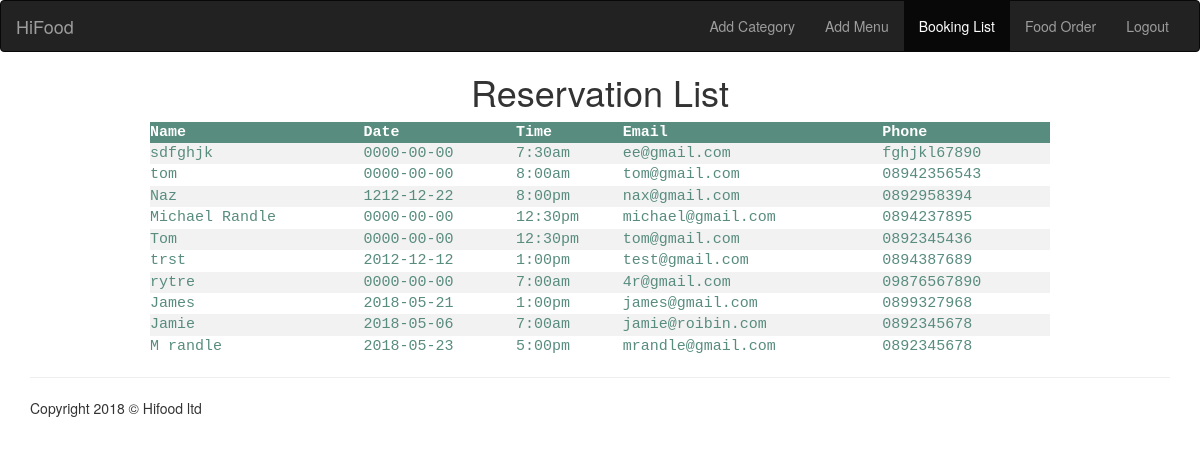
/bookingdetails.php, run on the app's committed database.
### tables this page shows
CREATE TABLE `tablebook` (
  `id` int(255) NOT NULL,
  `date` date NOT NULL,
  `time` varchar(255) NOT NULL,
  `numpeople` varchar(255) NOT NULL,
  `name` varchar(255) NOT NULL,
  `email` varchar(255) NOT NULL,
  `phone` varchar(255) NOT NULL
);

### bookingdetails.php (the view, shortened to what this page needs)
<!DOCTYPE html>
<html lang="en">
<head>
  <link rel="stylesheet" href="https://maxcdn.bootstrapcdn.com/bootstrap/3.3.7/css/bootstrap.min.css">
   </head>
<nav class="navbar navbar-inverse">
  <div class="container-fluid">
    <div class="navbar-header">
      <a class="navbar-brand" href="toplist.php">HiFood</a>
    </div>
    <div id="navbar" class="collapse navbar-collapse">
    <ul class="nav navbar-nav navbar-right">
      <li><a href="addcategory.php">Add Category</a></li>
      <li><a href="addmenu.php">Add Menu</a></li>
      <li class="active"><a href="bookingdetails.php">Booking List</a></li>
      <li><a href="foodorder.php">Food Order</a></li>
      <li><a href="logout.php">Logout</a></li>
    </ul>
  </div>
  </div>
</nav>
  <center>
       <h1>Reservation List</h1>
  <body>
        <table>
         <tr>
           <th>Name</th>
           <th>Date</th>
           <th>Time</th>
           <th>Email</th>
           <th>Phone</th>
         </tr>
  <?php
  $conn = mysqli_connect("localhost", "id5834649_turbo", "turbo", "id5834649_database");
  $sql = "SELECT id, name, date, time, email, phone FROM tablebook";
  $result = $conn->query($sql);
  if ($result->num_rows > 0) {
   while($row = $result->fetch_assoc()) {
   echo "<tr>
         <td>" . $row["name"]. "</td>
         <td>" . $row["date"]. "</td>
         <td>" . $row["time"]. "</td>
         <td>" . $row["email"]. "</td>
         <td>" . $row["phone"]. "</td></tr>";
   }
   echo "</table>";
   } else { echo "0 results"; }
   ?>
   </center>
  <footer>
     <div class="container">
     <hr>
     <div class="row">
     <div class="col-lg-12">
        <p>Copyright 2018 &copy; Hifood ltd </p>
     </div>
     </div>
  </footer>
  </body>
</html>

### bookingdetails.php (style rules this page uses)
table { border-collapse: collapse; width: 75%; color: #588c7e; font-family: monospace; font-size: 15px; text-align: left; }
th { background-color: #588c7e; color: white; }
tr:nth-child(even) { background-color: #f2f2f2 }

### data on the page
tablebook: name "sdfghjk", date "0000-00-00", time "7:30am", email "ee@gmail.com", phone "fghjkl67890"
tablebook: name "tom", date "0000-00-00", time "8:00am", email "tom@gmail.com", phone "08942356543"
tablebook: name "Naz", date "1212-12-22", time "8:00pm", email "nax@gmail.com", phone "0892958394"
tablebook: name "Michael Randle", date "0000-00-00", time "12:30pm", email "michael@gmail.com", phone "0894237895"
tablebook: name "Tom", date "0000-00-00", time "12:30pm", email "tom@gmail.com", phone "0892345436"
tablebook: name "trst", date "2012-12-12", time "1:00pm", email "test@gmail.com", phone "0894387689"
tablebook: name "rytre", date "0000-00-00", time "7:00am", email "4r@gmail.com", phone "09876567890"
tablebook: name "James", date "2018-05-21", time "1:00pm", email "james@gmail.com", phone "0899327968"
tablebook: name "Jamie", date "2018-05-06", time "7:00am", email "jamie@roibin.com", phone "0892345678"
tablebook: name "M randle", date "2018-05-23", time "5:00pm", email "mrandle@gmail.com", phone "0892345678"
